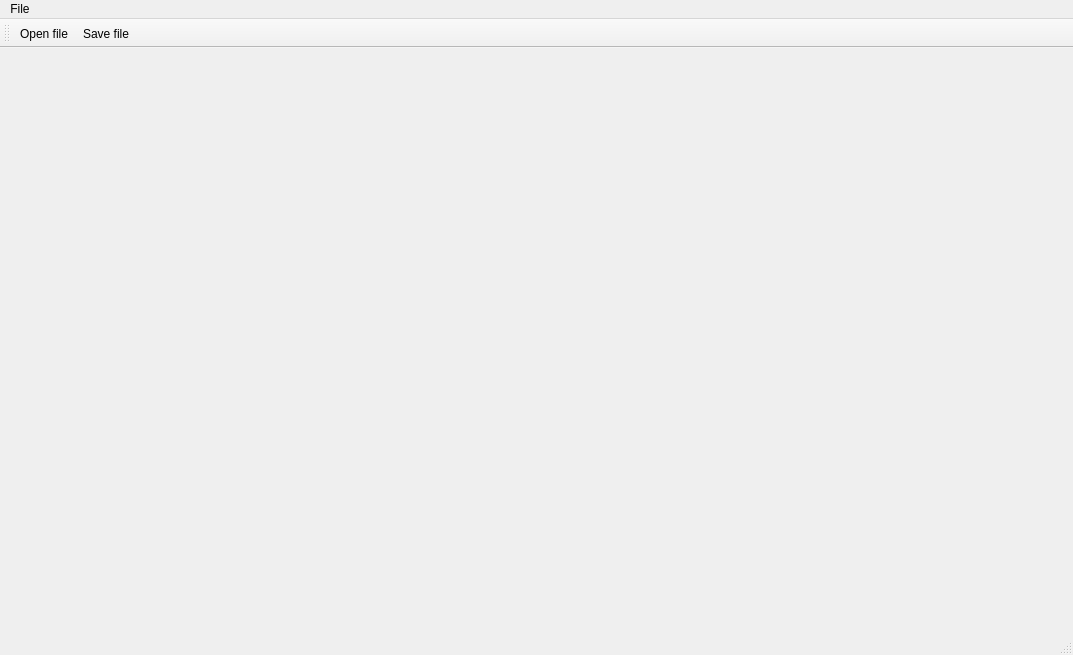
<?xml version="1.0" encoding="UTF-8"?>
<ui version="4.0">
 <class>MainWindow</class>
 <widget class="QMainWindow" name="MainWindow">
  <property name="geometry">
   <rect>
    <x>0</x>
    <y>0</y>
    <width>1073</width>
    <height>655</height>
   </rect>
  </property>
  <property name="windowTitle">
   <string>MainWindow</string>
  </property>
  <widget class="QWidget" name="centralwidget"/>
  <widget class="QMenuBar" name="menubar">
   <property name="geometry">
    <rect>
     <x>0</x>
     <y>0</y>
     <width>1073</width>
     <height>26</height>
    </rect>
   </property>
   <widget class="QMenu" name="menuFile">
    <property name="title">
     <string>File</string>
    </property>
    <addaction name="separator"/>
    <addaction name="actionOpen_file_2"/>
    <addaction name="actionSave_file_2"/>
   </widget>
   <addaction name="menuFile"/>
  </widget>
  <widget class="QStatusBar" name="statusbar"/>
  <widget class="QToolBar" name="toolBar">
   <property name="windowTitle">
    <string>toolBar</string>
   </property>
   <attribute name="toolBarArea">
    <enum>TopToolBarArea</enum>
   </attribute>
   <attribute name="toolBarBreak">
    <bool>false</bool>
   </attribute>
   <addaction name="actionOpen_file"/>
   <addaction name="actionSave_file"/>
  </widget>
  <action name="actionOpen_file">
   <property name="checkable">
    <bool>false</bool>
   </property>
   <property name="enabled">
    <bool>true</bool>
   </property>
   <property name="text">
    <string>Open file</string>
   </property>
  </action>
  <action name="actionSave_file">
   <property name="text">
    <string>Save file</string>
   </property>
  </action>
  <action name="actionOpen_file_2">
   <property name="text">
    <string>Open file</string>
   </property>
  </action>
  <action name="actionSave_file_2">
   <property name="text">
    <string>Save file</string>
   </property>
  </action>
 </widget>
 <resources/>
 <connections/>
</ui>
